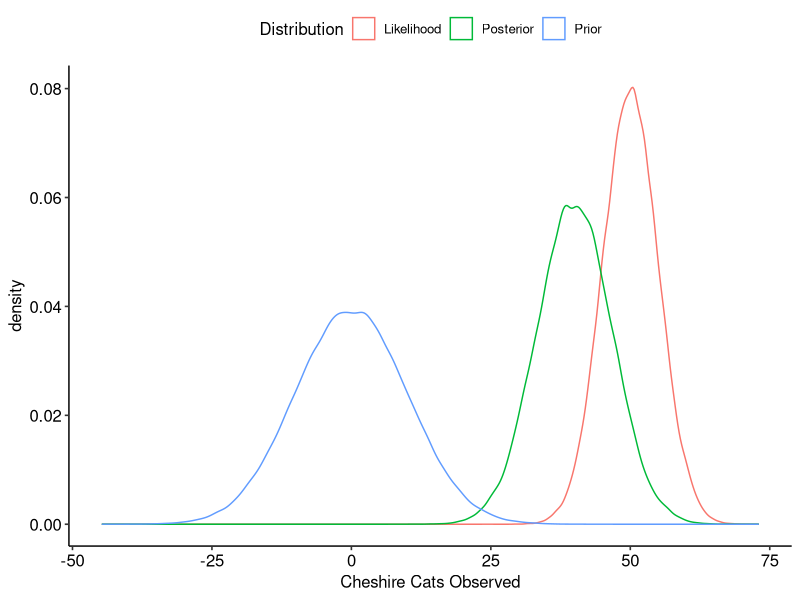

This chart was generated by the following R code:
## ---- chunk 1

library(tidyverse)
library(ggpubr)

## ---- chunk 2

n = 1e+5 # Set a count of observations.
u0 = 0 # Set a mean for the prior probability distribution.
s0 = 10 # Set a standard deviation for "".
u1 = 50 # Set a mean for the likelihood function.
s1 = 5 # Set a standard deviation for "".

dat = tibble(Prior = rnorm(n, 
                           u0, 
                           s0),
             Likelihood = rnorm(n, 
                                u1, 
                                s1),
             Posterior = rnorm(n,
                                ((s0 ^ 2) ^ -1 + (s1 ^ 2) ^ -1) ^ -1 * (u0 / s0 ^ 2 + u1 / s1 ^ 2),
                                (((s0 ^ 2) ^ -1 + (s1 ^ 2) ^ -1) ^ -1 + s1 ^ 2) ^ (1 / 2))) %>%
  pivot_longer(cols = everything(),
               names_to = "Distribution",
               values_to = "Cheshire Cats Observed")

## ---- chunk 3

vis = 
  dat %>% 
  ggplot() +
  geom_density(aes(x = `Cheshire Cats Observed`,
                   color = `Distribution`)) + 
  theme_pubr()

print(vis)

